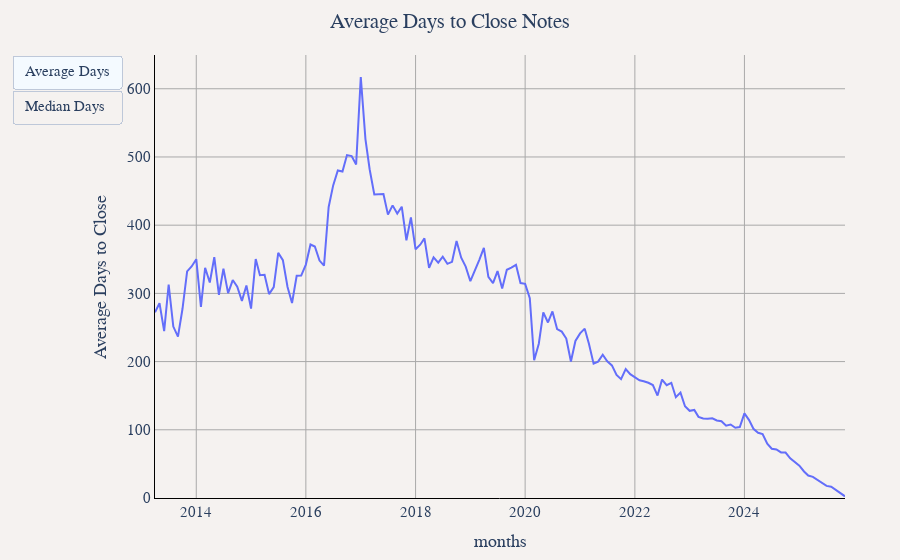

The notebook cell saved with this chart:
### Markdown cell above
## Average Time to Close Notes

### Code cell
df = duckdb.sql("""
SELECT
    YEAR(created_at) as year,
    MONTH(created_at) as month,
    CONCAT(YEAR(created_at), '-', LPAD(CAST(MONTH(created_at) as VARCHAR), 2, '0')) as months,
    AVG(DATEDIFF('day', created_at, closed_at)) as "Average Days to Close",
    MEDIAN(DATEDIFF('day', created_at, closed_at)) as "Median Days to Close",
    COUNT(*) as "Closed Notes"
FROM '../notes_data/*.parquet'
WHERE closed_at IS NOT NULL
GROUP BY YEAR(created_at), MONTH(created_at)
ORDER BY year, month
""").df()

util.show_figure(
    [
        util.FigureConfig(
            title="Average Days to Close Notes",
            label="Average Days",
            x_col="months",
            y_col="Average Days to Close",
            query_or_df=df,
        ),
        util.FigureConfig(
            title="Median Days to Close Notes",
            label="Median Days",
            x_col="months",
            y_col="Median Days to Close",
            query_or_df=df,
        ),
    ]
)

### Figure 1 — Plotly figure (JSON) as saved in the notebook; plotly's stock layout.template omitted (floating-point values rounded to 4 significant figures; data arrays with more than 128 entries replaced by an {"elided": "..."} marker saying what was removed)
{"data": [{"hovertemplate": "Average Days to Close<br>%{x}<br>%{y:,} Average Days to Close<extra></extra>", "name": "Average Days to Close", "type": "scatter", "visible": true, "x": {"elided": "152 str values"}, "y": {"elided": "152 float values"}}, {"hovertemplate": "Average Days to Close<br>%{x}<br>%{y:,} Median Days to Close<extra></extra>", "name": "Average Days to Close", "type": "scatter", "visible": false, "x": {"elided": "152 str values"}, "y": {"elided": "152 float values"}}], "layout": {"barmode": "stack", "font": {"family": "Times", "size": 15}, "margin": {"b": 55, "l": 55, "r": 55, "t": 55}, "paper_bgcolor": "#f5f2f0", "plot_bgcolor": "#f5f2f0", "title": {"text": "Average Days to Close Notes", "x": 0.5}, "updatemenus": [{"buttons": [{"args": [{"visible": [true, false]}, {"title.text": "Average Days to Close Notes", "xaxis.title.text": "months", "yaxis.title.text": "Average Days to Close"}], "label": "Average Days", "method": "update"}, {"args": [{"visible": [false, true]}, {"title.text": "Median Days to Close Notes", "xaxis.title.text": "months", "yaxis.title.text": "Median Days to Close"}], "label": "Median Days", "method": "update"}], "type": "buttons"}], "xaxis": {"gridcolor": "darkgray", "linecolor": "black", "showgrid": true, "tickcolor": "black", "title": {"text": "months"}, "zerolinecolor": "darkgray"}, "yaxis": {"gridcolor": "darkgray", "linecolor": "black", "rangemode": "tozero", "showgrid": true, "tickcolor": "black", "title": {"text": "Average Days to Close"}, "zerolinecolor": "darkgray"}}}
